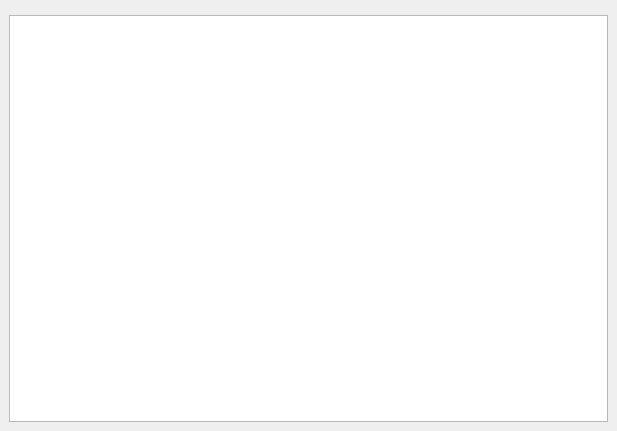
<?xml version="1.0" encoding="UTF-8"?>
<ui version="4.0">
 <class>ResultForm</class>
 <widget class="QMainWindow" name="ResultForm">
  <property name="geometry">
   <rect>
    <x>0</x>
    <y>0</y>
    <width>617</width>
    <height>431</height>
   </rect>
  </property>
  <property name="windowTitle">
   <string>Идет считываение сообщений от спутников</string>
  </property>
  <widget class="QWidget" name="centralwidget">
   <layout class="QVBoxLayout" name="verticalLayout">
    <item>
     <widget class="QWidget" name="widget" native="true">
      <widget class="QWidget" name="widget_3" native="true">
       <property name="geometry">
        <rect>
         <x>9</x>
         <y>49</y>
         <width>180</width>
         <height>34</height>
        </rect>
       </property>
       <layout class="QHBoxLayout" name="horizontalLayout_2">
        <item>
         <widget class="QLabel" name="label_3">
          <property name="sizePolicy">
           <sizepolicy hsizetype="Maximum" vsizetype="Preferred">
            <horstretch>0</horstretch>
            <verstretch>0</verstretch>
           </sizepolicy>
          </property>
          <property name="text">
           <string>Обработано сообщений: </string>
          </property>
         </widget>
        </item>
        <item>
         <widget class="QLabel" name="countReadedMessages_2">
          <property name="text">
           <string/>
          </property>
         </widget>
        </item>
       </layout>
      </widget>
      <widget class="QWidget" name="widget_2" native="true">
       <property name="geometry">
        <rect>
         <x>9</x>
         <y>9</y>
         <width>152</width>
         <height>34</height>
        </rect>
       </property>
       <layout class="QHBoxLayout" name="horizontalLayout">
        <item>
         <widget class="QLabel" name="label_2">
          <property name="sizePolicy">
           <sizepolicy hsizetype="Maximum" vsizetype="Preferred">
            <horstretch>0</horstretch>
            <verstretch>0</verstretch>
           </sizepolicy>
          </property>
          <property name="text">
           <string>Считано сообщений: </string>
          </property>
         </widget>
        </item>
        <item>
         <widget class="QLabel" name="countReadedMessages">
          <property name="text">
           <string/>
          </property>
         </widget>
        </item>
       </layout>
      </widget>
     </widget>
    </item>
    <item>
     <widget class="QTextEdit" name="textEdit">
      <property name="readOnly">
       <bool>true</bool>
      </property>
     </widget>
    </item>
   </layout>
  </widget>
 </widget>
 <resources/>
 <connections/>
</ui>
